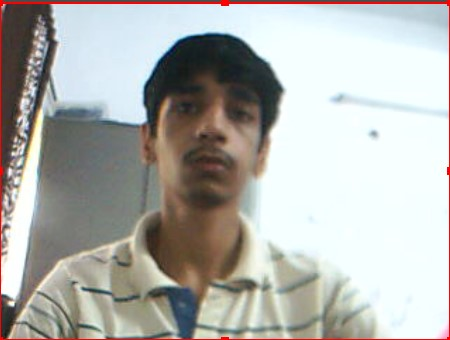
#> input picture OpenCV/varun.jpg, 450 x 340 px
$ python opencv.py
#> lines starting #> are read from the running program, lines starting #| are printed output that depends on the picture
import cv2 as cv

img = cv.imread("varun.jpg",0)
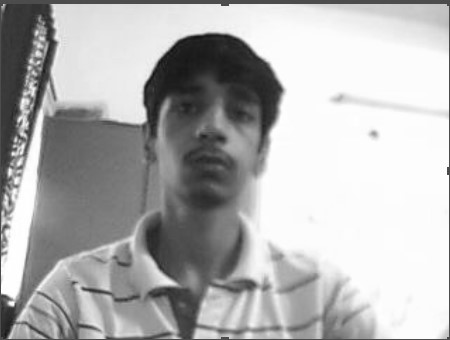
#> img: shape (340, 450); min 15, max 255, mean 177.6
cv.imshow("X",img)
cv.waitKey(0)
cv.destroyAllWindows()
